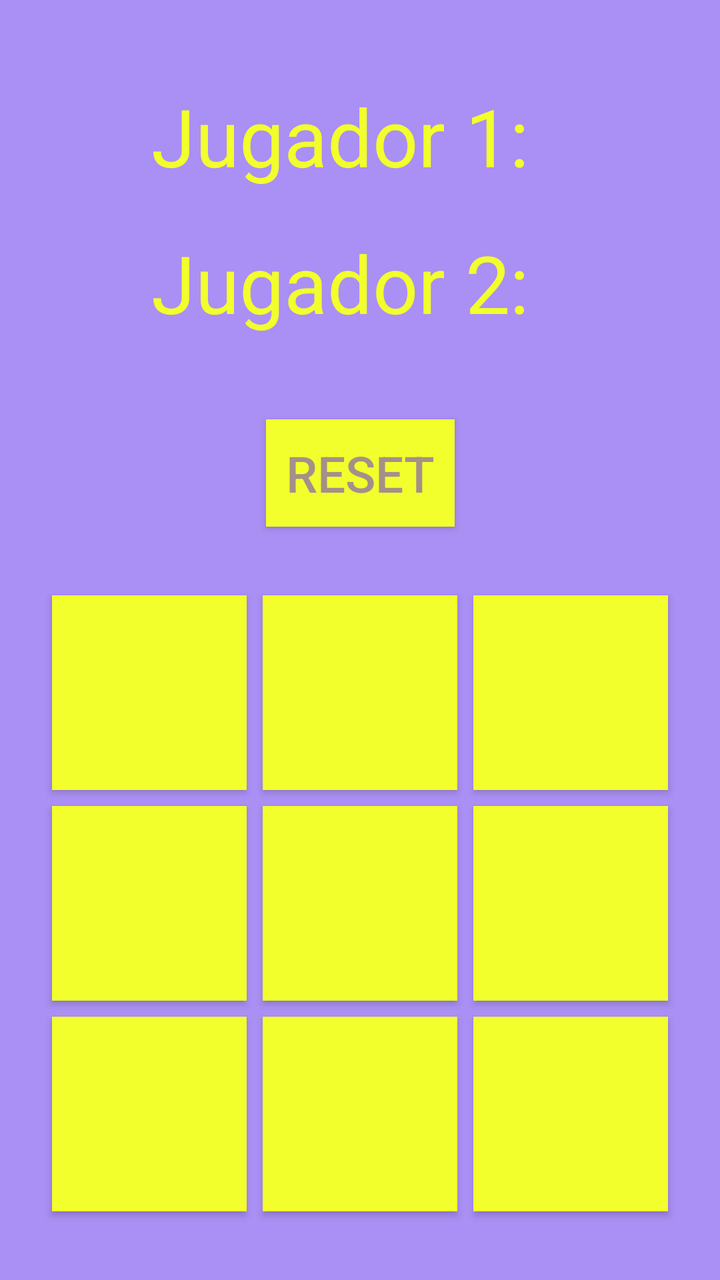
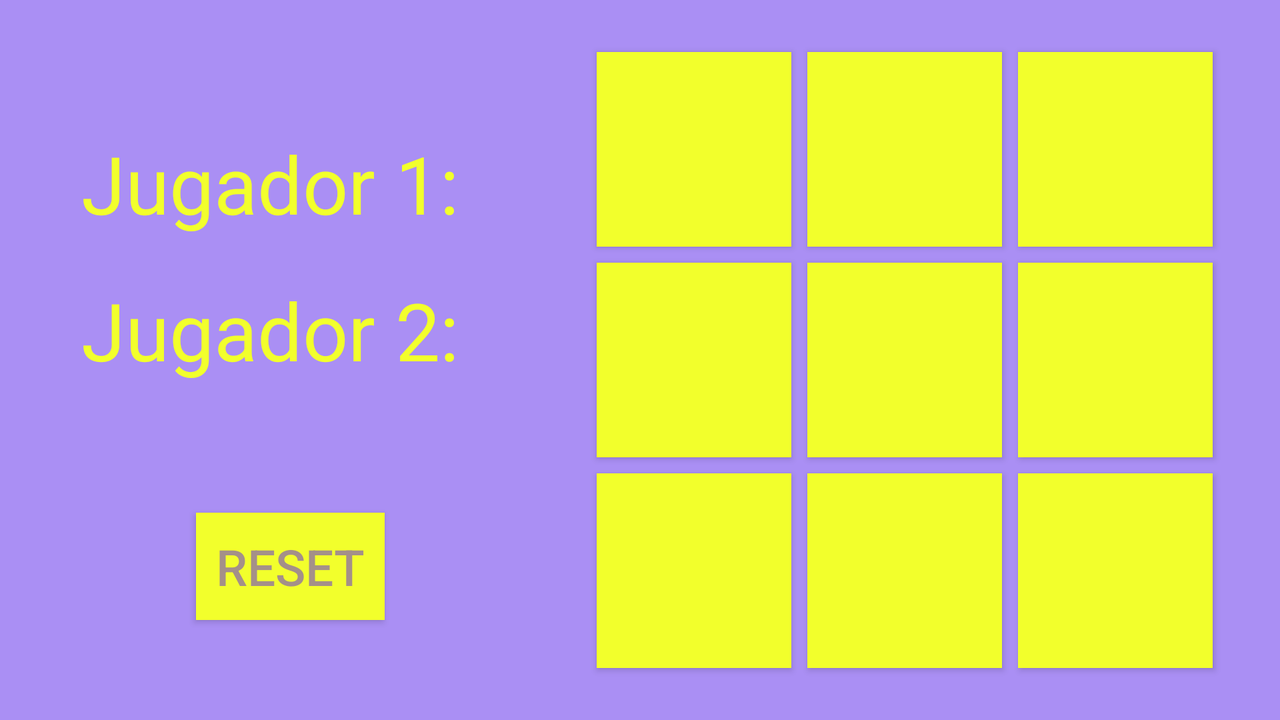

Two renders of one Android screen. The first uses the default layout on a phone; the second uses the alternative layout the repository ships for a different screen configuration, on a matching device. The two XML files are below.
<!-- AndroidManifest.xml: application theme SplashScreen -->
<!-- res/layout/juego.xml -->
<?xml version="1.0" encoding="utf-8"?>
<androidx.constraintlayout.widget.ConstraintLayout xmlns:android="http://schemas.android.com/apk/res/android"
    xmlns:app="http://schemas.android.com/apk/res-auto"
    android:layout_width="match_parent"
    android:layout_height="match_parent"
    android:background="@color/ficha">

    <Button
        android:id="@+id/reset"
        android:layout_width="wrap_content"
        android:layout_height="wrap_content"
        style="@style/Boton"
        android:text="@string/reset"
        app:layout_constraintBottom_toTopOf="@+id/tablero"
        app:layout_constraintEnd_toEndOf="parent"
        app:layout_constraintHorizontal_bias="0.5"
        app:layout_constraintStart_toStartOf="parent"
        app:layout_constraintTop_toBottomOf="@+id/marcador" />

    <include
        android:id="@+id/marcador"
        layout="@layout/marcador"
        android:layout_width="wrap_content"
        android:layout_height="wrap_content"
        app:layout_constraintBottom_toTopOf="@+id/reset"
        app:layout_constraintEnd_toEndOf="parent"
        app:layout_constraintHorizontal_bias="0.5"
        app:layout_constraintStart_toStartOf="parent"
        app:layout_constraintTop_toTopOf="parent" />

    <include
        android:id="@+id/tablero"
        layout="@layout/tablero"
        android:layout_width="0dp"
        android:layout_height="0dp"
        app:layout_constraintWidth_percent="0.9"
        app:layout_constraintDimensionRatio="1:1"
        app:layout_constraintBottom_toBottomOf="parent"
        app:layout_constraintEnd_toEndOf="parent"
        app:layout_constraintHorizontal_bias="0.5"
        app:layout_constraintStart_toStartOf="parent"
        app:layout_constraintTop_toBottomOf="@+id/reset" />


</androidx.constraintlayout.widget.ConstraintLayout>
<!-- res/layout/marcador.xml (included above) -->
<?xml version="1.0" encoding="utf-8"?>
<androidx.constraintlayout.widget.ConstraintLayout xmlns:android="http://schemas.android.com/apk/res/android"
    xmlns:app="http://schemas.android.com/apk/res-auto"
    xmlns:tools="http://schemas.android.com/tools"
    android:layout_width="wrap_content"
    android:layout_height="wrap_content"
    android:padding="5dp">

    <TextView
        android:id="@+id/marcador_1"
        style="@style/Marcador"
        android:layout_width="wrap_content"
        android:layout_height="wrap_content"
        app:layout_constraintBottom_toTopOf="@+id/marcador_2"
        app:layout_constraintEnd_toEndOf="parent"
        app:layout_constraintHorizontal_bias="0.5"
        app:layout_constraintStart_toEndOf="@+id/lbl"
        app:layout_constraintTop_toTopOf="parent" />

    <TextView
        android:id="@+id/marcador_2"
        style="@style/Marcador"
        android:layout_width="wrap_content"
        android:layout_height="wrap_content"
        app:layout_constraintBottom_toBottomOf="parent"
        app:layout_constraintEnd_toEndOf="parent"
        app:layout_constraintHorizontal_bias="0.5"
        app:layout_constraintStart_toEndOf="@+id/lbl"
        app:layout_constraintTop_toBottomOf="@+id/marcador_1" />

    <TextView
        android:id="@+id/lbl_m1"
        style="@style/Marcador"
        android:layout_width="wrap_content"
        android:layout_height="wrap_content"
        android:text="@string/jugador1"
        app:layout_constraintBottom_toTopOf="@+id/lbl_m2"
        app:layout_constraintEnd_toStartOf="@+id/marcador_1"
        app:layout_constraintHorizontal_bias="0.0"
        app:layout_constraintStart_toStartOf="parent"
        app:layout_constraintTop_toTopOf="parent" />

    <TextView
        android:id="@+id/lbl_m2"
        style="@style/Marcador"
        android:layout_width="wrap_content"
        android:layout_height="wrap_content"
        android:text="@string/jugador2"
        app:layout_constraintBottom_toBottomOf="parent"
        app:layout_constraintEnd_toStartOf="@+id/marcador_2"
        app:layout_constraintHorizontal_bias="0.0"
        app:layout_constraintStart_toStartOf="parent"
        app:layout_constraintTop_toBottomOf="@+id/lbl_m1" />

    <androidx.constraintlayout.widget.Barrier
        android:id="@+id/lbl"
        android:layout_width="wrap_content"
        android:layout_height="wrap_content"
        app:barrierDirection="end"
        app:constraint_referenced_ids="lbl_m1,lbl_m2"
        tools:layout_editor_absoluteX="246dp"
        tools:layout_editor_absoluteY="5dp" />

</androidx.constraintlayout.widget.ConstraintLayout>
<!-- res/layout/tablero.xml (included above) -->
<?xml version="1.0" encoding="utf-8"?>
<androidx.constraintlayout.widget.ConstraintLayout xmlns:android="http://schemas.android.com/apk/res/android"
    xmlns:app="http://schemas.android.com/apk/res-auto"
    android:layout_width="match_parent"
    android:layout_height="match_parent">

    <Button
        android:id="@+id/casilla_10"
        style="@style/Casilla"
        android:layout_width="0dp"
        android:layout_height="0dp"
        app:layout_constraintBottom_toTopOf="@+id/casilla_20"
        app:layout_constraintDimensionRatio="1:1"
        app:layout_constraintEnd_toStartOf="@+id/casilla_11"
        app:layout_constraintStart_toStartOf="parent"
        app:layout_constraintTop_toBottomOf="@+id/casilla_00"
        app:layout_constraintWidth_percent="0.3" />

    <Button
        android:id="@+id/casilla_11"
        android:layout_width="0dp"
        android:layout_height="0dp"
        app:layout_constraintWidth_percent="0.3"
        app:layout_constraintDimensionRatio="1:1"
        style="@style/Casilla"
        app:layout_constraintBottom_toTopOf="@+id/casilla_21"
        app:layout_constraintEnd_toStartOf="@+id/casilla_12"
        app:layout_constraintStart_toEndOf="@+id/casilla_10"
        app:layout_constraintTop_toBottomOf="@+id/casilla_01" />

    <Button
        android:id="@+id/casilla_12"
        android:layout_width="0dp"
        android:layout_height="0dp"
        app:layout_constraintWidth_percent="0.3"
        app:layout_constraintDimensionRatio="1:1"
        style="@style/Casilla"
        app:layout_constraintBottom_toTopOf="@+id/casilla_22"
        app:layout_constraintEnd_toEndOf="parent"
        app:layout_constraintStart_toEndOf="@+id/casilla_11"
        app:layout_constraintTop_toBottomOf="@+id/casilla_02" />

    <Button
        android:id="@+id/casilla_20"
        android:layout_width="0dp"
        android:layout_height="0dp"
        app:layout_constraintWidth_percent="0.3"
        app:layout_constraintDimensionRatio="1:1"
        style="@style/Casilla"
        app:layout_constraintBottom_toBottomOf="parent"
        app:layout_constraintEnd_toStartOf="@+id/casilla_21"
        app:layout_constraintStart_toStartOf="parent"
        app:layout_constraintTop_toBottomOf="@+id/casilla_10" />

    <Button
        android:id="@+id/casilla_21"
        android:layout_width="0dp"
        android:layout_height="0dp"
        app:layout_constraintWidth_percent="0.3"
        app:layout_constraintDimensionRatio="1:1"
        style="@style/Casilla"
        app:layout_constraintBottom_toBottomOf="parent"
        app:layout_constraintEnd_toStartOf="@+id/casilla_22"
        app:layout_constraintStart_toEndOf="@+id/casilla_20"
        app:layout_constraintTop_toBottomOf="@+id/casilla_11" />

    <Button
        android:id="@+id/casilla_22"
        android:layout_width="0dp"
        android:layout_height="0dp"
        app:layout_constraintWidth_percent="0.3"
        app:layout_constraintDimensionRatio="1:1"
        style="@style/Casilla"
        app:layout_constraintBottom_toBottomOf="parent"
        app:layout_constraintEnd_toEndOf="parent"
        app:layout_constraintStart_toEndOf="@+id/casilla_21"
        app:layout_constraintTop_toBottomOf="@+id/casilla_12" />

    <Button
        android:id="@+id/casilla_00"
        android:layout_width="0dp"
        android:layout_height="0dp"
        app:layout_constraintWidth_percent="0.3"
        app:layout_constraintDimensionRatio="1:1"
        style="@style/Casilla"
        app:layout_constraintBottom_toTopOf="@+id/casilla_10"
        app:layout_constraintEnd_toStartOf="@+id/casilla_01"
        app:layout_constraintStart_toStartOf="parent"
        app:layout_constraintTop_toTopOf="parent" />

    <Button
        android:id="@+id/casilla_01"
        android:layout_width="0dp"
        android:layout_height="0dp"
        app:layout_constraintWidth_percent="0.3"
        app:layout_constraintDimensionRatio="1:1"
        style="@style/Casilla"
        app:layout_constraintBottom_toTopOf="@+id/casilla_11"
        app:layout_constraintEnd_toStartOf="@+id/casilla_02"
        app:layout_constraintStart_toEndOf="@+id/casilla_00"
        app:layout_constraintTop_toTopOf="parent" />

    <Button
        android:id="@+id/casilla_02"
        android:layout_width="0dp"
        android:layout_height="0dp"
        app:layout_constraintWidth_percent="0.3"
        app:layout_constraintDimensionRatio="1:1"
        style="@style/Casilla"
        app:layout_constraintBottom_toTopOf="@+id/casilla_12"
        app:layout_constraintEnd_toEndOf="parent"
        app:layout_constraintStart_toEndOf="@+id/casilla_01"
        app:layout_constraintTop_toTopOf="parent" />


</androidx.constraintlayout.widget.ConstraintLayout>
<!-- resources referenced by this layout -->
<resources>
  <color name="ficha">#7E541EE9</color>
  <string name="jugador1">Jugador 1:</string>
  <string name="jugador2">Jugador 2:</string>
  <string name="reset">RESET</string>
  <style name="Boton">
          <item name="android:textColor">@color/ficha</item>
          <item name="android:textSize">25sp</item>
          <item name="android:padding">10dp</item>
          <item name="android:background">@color/tablero</item>
      </style>
  <style name="Casilla">
          <item name="android:freezesText">true</item>
          <item name="android:textColor">@color/ficha</item>
          <item name="android:textSize">80sp</item>
          <item name="android:background">@color/tablero</item>
      </style>
  <style name="Marcador">
          <item name="android:freezesText">true</item>
          <item name="android:textColor">@color/tablero</item>
          <item name="android:textSize">40sp</item>
          <item name="android:padding">10dp</item>
      </style>
  <style name="SplashScreen" parent="Theme.AppCompat.Light.NoActionBar">
          <item name="android:windowBackground">@drawable/splash_screen</item>
      </style>
  <color name="tablero">#f2ff2c</color>
  <!-- drawable splash_screen (drawable) -->
  <?xml version="1.0" encoding="utf-8"?>
  <layer-list xmlns:android="http://schemas.android.com/apk/res/android">
      <item>
          <bitmap
              android:gravity="center"
              android:src="@drawable/tresenraya"
              android:alpha="0.8"/>
      </item>
  </layer-list>
</resources>
<!-- res/layout-land/juego.xml (the repository's variant of the layout above) -->
<!-- drawn on the phone turned sideways -->
<?xml version="1.0" encoding="utf-8"?>
<androidx.constraintlayout.widget.ConstraintLayout xmlns:android="http://schemas.android.com/apk/res/android"
    xmlns:app="http://schemas.android.com/apk/res-auto"
    android:layout_width="match_parent"
    android:layout_height="match_parent"
    android:background="@color/ficha">

    <Button
        android:id="@+id/reset"
        android:layout_width="wrap_content"
        android:layout_height="wrap_content"
        style="@style/Boton"
        android:text="@string/reset"
        app:layout_constraintBottom_toBottomOf="parent"
        app:layout_constraintEnd_toStartOf="@id/tablero"
        app:layout_constraintStart_toStartOf="parent"
        app:layout_constraintTop_toBottomOf="@+id/marcador" />

    <include
        android:id="@+id/marcador"
        layout="@layout/marcador"
        android:layout_width="wrap_content"
        android:layout_height="wrap_content"
        app:layout_constraintBottom_toTopOf="@+id/reset"
        app:layout_constraintEnd_toStartOf="@id/tablero"
        app:layout_constraintStart_toStartOf="parent"
        app:layout_constraintTop_toTopOf="parent" />

    <include
        android:id="@+id/tablero"
        layout="@layout/tablero"
        android:layout_width="0dp"
        android:layout_height="0dp"
        app:layout_constraintHeight_percent="0.9"
        app:layout_constraintDimensionRatio="1:1"
        app:layout_constraintEnd_toEndOf="parent"
        app:layout_constraintBottom_toBottomOf="parent"
        app:layout_constraintStart_toEndOf="@id/barrier"
        app:layout_constraintTop_toTopOf="parent" />

    <androidx.constraintlayout.widget.Barrier
        android:id="@+id/barrier"
        android:layout_width="wrap_content"
        android:layout_height="wrap_content"
        app:barrierDirection="end"
        app:constraint_referenced_ids="reset,marcador"/>


</androidx.constraintlayout.widget.ConstraintLayout>
